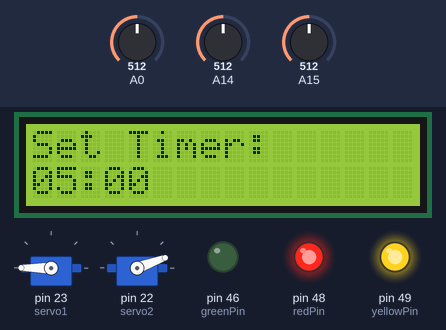
Simulated run of this sketch. Board: Arduino Mega 2560, built with avr-gcc and run on an emulated ATmega2560. Parts: 2 × servo, 16×2 character LCD, output pins drawn as LEDs (lit = HIGH). The inputs (shaded band) are chosen by the test bench; at power-on: A0 = 512, A14 = 512, A15 = 512.

Above: at 1.2 s.
1.3 s: A0 set to 587
2.8 s: A0 set to 618
At 3.36 s:
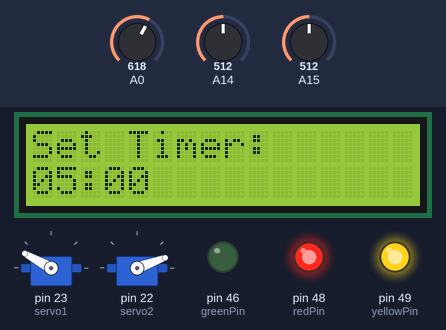
5.3 s: A0 set to 511
At 7.5 s:
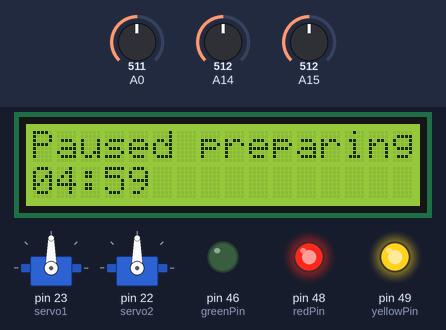
7.8 s: A14 set to 687
9.3 s: A14 set to 707
At 11.9 s:
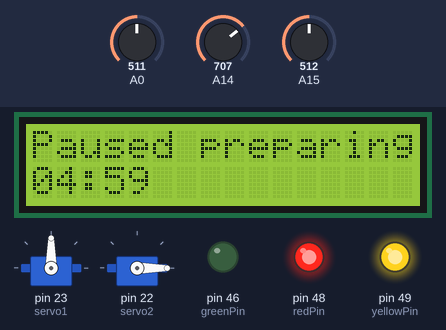
12.3 s: A15 set to 689
13.8 s: A15 set to 709
At 16.5 s:
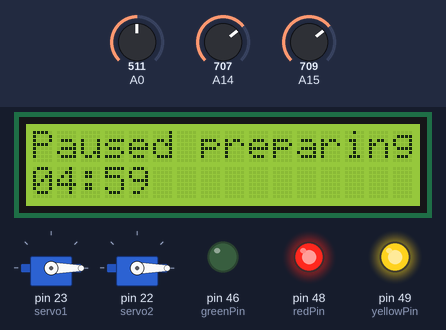
Timing chart, 0 to 17.8 s (numbered marks = the images above; inputs shaded):
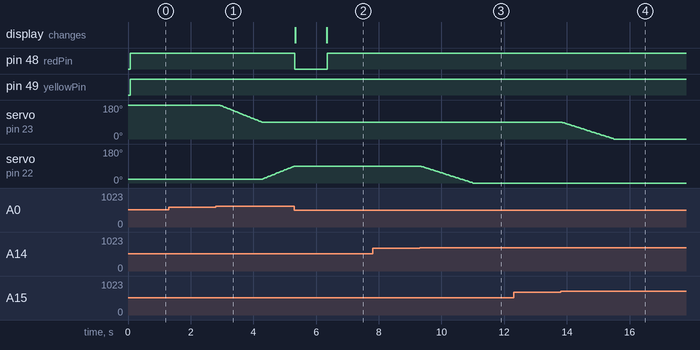

Measured:
- the behaviour switches between 600 and 601 on A0 (found by bisection; images 0 and 1)
- the behaviour switches between 700 and 701 on A14 (found by bisection; images 2 and 3)
- the behaviour switches between 700 and 701 on A15 (found by bisection; images 3 and 4)
- after the input at 1.3 s, every drawn part: stays the same
- after the input at 2.8 s, servo on pin 23 (servo1): moves from 180° to 90° over 1.4 s, starting after 0.11 s; servo on pin 22 (servo2): moves from 20° to 89° over 1.0 s, starting after 1.5 s
- after the input at 5.3 s, the display: first differs from a run without the input after 1.0 s (image 2)
- after the input at 7.8 s, every drawn part: stays the same
- after the input at 9.3 s, servo on pin 22 (servo2): moves from 90° to 0° over 1.7 s, starting at once
- after the input at 12.3 s, every drawn part: stays the same
- after the input at 13.8 s, servo on pin 23 (servo1): moves from 90° to 0° over 1.7 s, starting at once

The sketch:

proiect.ino
```cpp
#include <LiquidCrystal.h>
#include "pitches.h"
#include <Servo.h>

Servo servo1;
Servo servo2;
int servoPos1 = 180;
int servoPos2 = 20;

LiquidCrystal lcd(8, 9, 4, 5, 6, 7);

bool isRunning = false;
bool paused = false;
int totalSeconds = 300;
bool initialized = false;
bool finished = false;
unsigned long lastButtonPressTime = 0;
const int debounceDelay = 200;

int buzzerPin = 50;

const int redPin = 48;
const int yellowPin = 49;
const int greenPin = 46;

int melody[] = {
  NOTE_C5, NOTE_E5, NOTE_G5, NOTE_C6,
  NOTE_G5, NOTE_E5, NOTE_C5, NOTE_G4,
  NOTE_A4, NOTE_B4, NOTE_C5
};

int noteDurations[] = {
  4, 4, 4, 2,
  4, 4, 4, 2,
  4, 4, 1
};

void setup() {
  Serial.begin(9600);

  servo1.attach(23);
  servo2.attach(22);
  servo1.write(180);
  servo2.write(20);

  lcd.begin(16, 2);
  lcd.setCursor(0, 0);
  lcd.print("Set Timer:       ");
  lcd.setCursor(0, 1);
  displayTime(totalSeconds);

  pinMode(redPin, OUTPUT);
  pinMode(yellowPin, OUTPUT);
  pinMode(greenPin, OUTPUT);

}

void loop() {
  if(!isRunning && !finished){
    digitalWrite(redPin, HIGH);
  }

  int buttonValue = analogRead(A0);
  unsigned long currentTime = millis();

  if (currentTime - lastButtonPressTime > debounceDelay) {
    if (buttonValue >= 0 && buttonValue <= 50) {
      // Right
    } else if ( buttonValue > 50 && buttonValue <= 200 && !initialized) {
      // Up
      increaseTime();
      lastButtonPressTime = currentTime;
    } else if (buttonValue > 200 && buttonValue <= 400 && !initialized) {
      // Down
      decreaseTime();
      lastButtonPressTime = currentTime;
    } else if (buttonValue > 400 && buttonValue <= 600) {
      // Left
      stopCounter();
      lastButtonPressTime = currentTime;
    } else if (buttonValue > 600 && buttonValue <= 800) {
      // Select
      startCounter();
      lastButtonPressTime = currentTime;
    }
  }

  if (!finished) {
    digitalWrite(yellowPin, HIGH);
    if (isRunning) {
      digitalWrite(redPin, LOW);

      if (totalSeconds > 0) {
        lcd.setCursor(0, 0);
        lcd.print("Preparing Tea... ");
        lcd.setCursor(0, 1);
        displayTime(totalSeconds--);
        delay(1000);
      } else {
        stopCounter();
        lcd.setCursor(0, 0);
        lcd.print("Tea is Ready!    ");
        lcd.setCursor(0, 1);
        lcd.print("Enjoy Your Tea!");
        finished = true;
        digitalWrite(yellowPin, LOW);
        digitalWrite(greenPin, HIGH);

        int targetAngle = 20;
        while (servoPos2 > targetAngle) {
          servoPos2--;
          servo2.write(servoPos2);
          delay(15);
        }
        servo2.write(20);
        playJingle();
      }
    } else {
      lcd.setCursor(0, 0);
      if (initialized) {
        lcd.print("Paused preparing ");
      } else {
        lcd.print("Set Timer:       ");
      }
      lcd.setCursor(0, 1);
      displayTime(totalSeconds);
      handleJoystick();
    }
  }
}

void startCounter() {
  if (!isRunning) {
    initialized = true;
    isRunning = true;

    int targetPosition = 90;
    while (servoPos1 != targetPosition) {
      if (servoPos1 < targetPosition) {
        servoPos1++;
        servo1.write(servoPos1);
      } else if (servoPos1 > targetPosition) {
        servoPos1--;
        servo1.write(servoPos1);
      }
      delay(15);
    }

    while (servoPos2 != targetPosition) {
      if (servoPos2 < targetPosition) {
        servoPos2++;
        servo2.write(servoPos2);
      } else if (servoPos2 > targetPosition) {
        servoPos2--;
        servo2.write(servoPos2);
      }
      delay(15);
    }

    lcd.setCursor(0, 0);
    lcd.print("Preparing Tea... ");
  }
}

void stopCounter() {
  if (isRunning) {
    isRunning = false;
    lcd.setCursor(0, 0);
    lcd.print("Paused preparing ");
  }
}

void increaseTime() {
  totalSeconds += 60;
  if (totalSeconds > 3600) {
    totalSeconds = 3600;
  }
  lcd.setCursor(0, 0);
  lcd.print("Time Increased: ");
  lcd.setCursor(0, 1);
  displayTime(totalSeconds);
}

void decreaseTime() {
  totalSeconds -= 60;
  if (totalSeconds < 60) {
    totalSeconds = 60;
  }
  lcd.setCursor(0, 0);
  lcd.print("Time Decreased: ");
  lcd.setCursor(0, 1);
  displayTime(totalSeconds);
}

void displayTime(int secondsLeft) {
  int minutes = secondsLeft / 60;
  int seconds = secondsLeft % 60;

  if (minutes < 10) {
    lcd.print("0");
  }
  lcd.print(minutes);
  lcd.print(":");

  if (seconds < 10) {
    lcd.print("0");
  }
  lcd.print(seconds);
}

void playJingle() {
  for (int thisNote = 0; thisNote < 11; thisNote++) {
    int noteDuration = 1000 / noteDurations[thisNote];

    tone(buzzerPin, melody[thisNote], noteDuration);

    int pauseBetweenNotes = noteDuration * 1.30;
    delay(pauseBetweenNotes);

    noTone(buzzerPin);
  }
}

void handleJoystick() {
  // servo1
  if (analogRead(15) < 200 && servoPos1 < 180) {
    servoPos1++;
    servo1.write(servoPos1);
  }
  if (analogRead(15) > 700 && servoPos1 > 0) {
    servoPos1--;
    servo1.write(servoPos1);
  }

  // servo2
  if (analogRead(14) < 200 && servoPos2 < 180) {
    servoPos2++;
    servo2.write(servoPos2);
  }
  if (analogRead(14) > 700 && servoPos2 > 0) {
    servoPos2--;
    servo2.write(servoPos2);
  }

  delay(15);
}
```

pitches.h
```cpp
#define NOTE_B0 31
#define NOTE_C1 33
#define NOTE_CS1 35
#define NOTE_D1 37
#define NOTE_DS1 39
#define NOTE_E1 41
#define NOTE_F1 44
#define NOTE_FS1 46
#define NOTE_G1 49
#define NOTE_GS1 52
#define NOTE_A1 55
#define NOTE_AS1 58
#define NOTE_B1 62
#define NOTE_C2 65
#define NOTE_CS2 69
#define NOTE_D2 73
#define NOTE_DS2 78
#define NOTE_E2 82
#define NOTE_F2 87
#define NOTE_FS2 93
#define NOTE_G2 98
#define NOTE_GS2 104
#define NOTE_A2 110
#define NOTE_AS2 117
#define NOTE_B2 123
#define NOTE_C3 131
#define NOTE_CS3 139
#define NOTE_D3 147
#define NOTE_DS3 156
#define NOTE_E3 165
#define NOTE_F3 175
#define NOTE_FS3 185
#define NOTE_G3 196
#define NOTE_GS3 208
#define NOTE_A3 220
#define NOTE_AS3 233
#define NOTE_B3 247
#define NOTE_C4 262
#define NOTE_CS4 277
#define NOTE_D4 294
#define NOTE_DS4 311
#define NOTE_E4 330
#define NOTE_F4 349
#define NOTE_FS4 370
#define NOTE_G4 392
#define NOTE_GS4 415
#define NOTE_A4 440
#define NOTE_AS4 466
#define NOTE_B4 494
#define NOTE_C5 523
#define NOTE_CS5 554
#define NOTE_D5 587
#define NOTE_DS5 622
#define NOTE_E5 659
#define NOTE_F5 698
#define NOTE_FS5 740
#define NOTE_G5 784
#define NOTE_GS5 831
#define NOTE_A5 880
#define NOTE_AS5 932
#define NOTE_B5 988
#define NOTE_C6 1047
#define NOTE_CS6 1109
#define NOTE_D6 1175
#define NOTE_DS6 1245
#define NOTE_E6 1319
#define NOTE_F6 1397
#define NOTE_FS6 1480
#define NOTE_G6 1568
#define NOTE_GS6 1661
#define NOTE_A6 1760
#define NOTE_AS6 1865
#define NOTE_B6 1976
#define NOTE_C7 2093
#define NOTE_CS7 2217
#define NOTE_D7 2349
#define NOTE_DS7 2489
#define NOTE_E7 2637
#define NOTE_F7 2794
#define NOTE_FS7 2960
#define NOTE_G7 3136
#define NOTE_GS7 3322
#define NOTE_A7 3520
#define NOTE_AS7 3729
#define NOTE_B7 3951
#define NOTE_C8 4186
#define NOTE_CS8 4435
#define NOTE_D8 4699
#define NOTE_DS8 4978
```
